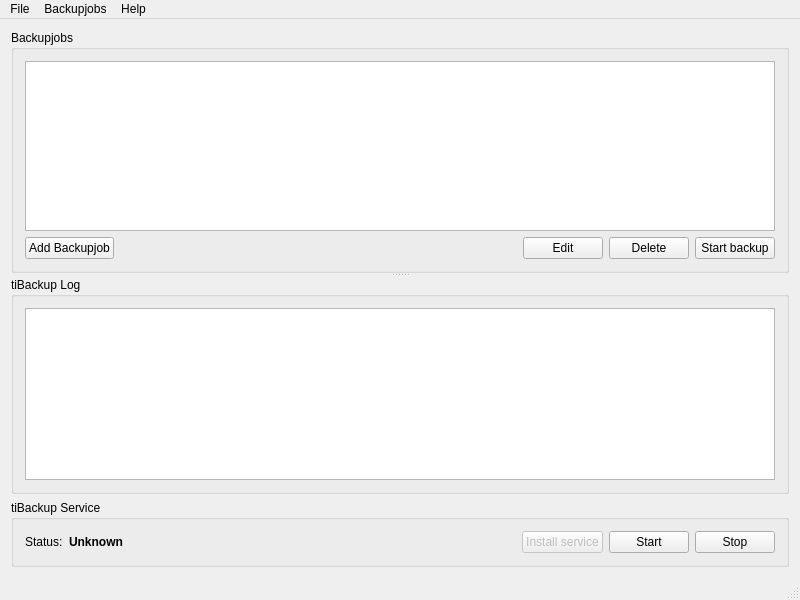
<?xml version="1.0" encoding="UTF-8"?>
<ui version="4.0">
 <class>MainWindow</class>
 <widget class="QMainWindow" name="MainWindow">
  <property name="geometry">
   <rect>
    <x>0</x>
    <y>0</y>
    <width>800</width>
    <height>600</height>
   </rect>
  </property>
  <property name="windowTitle">
   <string>TiBackup</string>
  </property>
  <widget class="QWidget" name="centralWidget">
   <layout class="QVBoxLayout" name="verticalLayout_2">
    <item>
     <widget class="QSplitter" name="splitter">
      <property name="orientation">
       <enum>Qt::Vertical</enum>
      </property>
      <widget class="QGroupBox" name="groupBox">
       <property name="title">
        <string>Backupjobs</string>
       </property>
       <layout class="QVBoxLayout" name="verticalLayout">
        <item>
         <widget class="QTreeView" name="tvAvailBackupJobs">
          <property name="editTriggers">
           <set>QAbstractItemView::NoEditTriggers</set>
          </property>
          <property name="indentation">
           <number>5</number>
          </property>
          <property name="rootIsDecorated">
           <bool>false</bool>
          </property>
         </widget>
        </item>
        <item>
         <layout class="QHBoxLayout" name="horizontalLayout_2">
          <item>
           <widget class="QPushButton" name="btnAddBackup">
            <property name="text">
             <string>Add Backupjob</string>
            </property>
           </widget>
          </item>
          <item>
           <spacer name="horizontalSpacer_3">
            <property name="orientation">
             <enum>Qt::Horizontal</enum>
            </property>
            <property name="sizeHint" stdset="0">
             <size>
              <width>40</width>
              <height>20</height>
             </size>
            </property>
           </spacer>
          </item>
          <item>
           <widget class="QPushButton" name="btnBackupJobEdit">
            <property name="text">
             <string>Edit</string>
            </property>
           </widget>
          </item>
          <item>
           <widget class="QPushButton" name="btnBackupJobDelete">
            <property name="text">
             <string>Delete</string>
            </property>
           </widget>
          </item>
          <item>
           <widget class="QPushButton" name="btnStartManualBackup">
            <property name="text">
             <string>Start backup</string>
            </property>
           </widget>
          </item>
         </layout>
        </item>
       </layout>
      </widget>
      <widget class="QGroupBox" name="groupBox_3">
       <property name="title">
        <string>tiBackup Log</string>
       </property>
       <layout class="QVBoxLayout" name="verticalLayout_4">
        <item>
         <widget class="QPlainTextEdit" name="teTibackupLog"/>
        </item>
       </layout>
      </widget>
     </widget>
    </item>
    <item>
     <widget class="QGroupBox" name="groupBox_2">
      <property name="title">
       <string>tiBackup Service</string>
      </property>
      <layout class="QVBoxLayout" name="verticalLayout_3">
       <item>
        <layout class="QHBoxLayout" name="horizontalLayout">
         <item>
          <layout class="QHBoxLayout" name="horizontalLayout_3">
           <item>
            <widget class="QLabel" name="label_2">
             <property name="text">
              <string>Status:</string>
             </property>
            </widget>
           </item>
           <item>
            <widget class="QLabel" name="lblServiceStatus">
             <property name="font">
              <font>
               <weight>75</weight>
               <bold>true</bold>
              </font>
             </property>
             <property name="text">
              <string>Unknown</string>
             </property>
            </widget>
           </item>
           <item>
            <spacer name="horizontalSpacer">
             <property name="orientation">
              <enum>Qt::Horizontal</enum>
             </property>
             <property name="sizeHint" stdset="0">
              <size>
               <width>40</width>
               <height>20</height>
              </size>
             </property>
            </spacer>
           </item>
           <item>
            <widget class="QPushButton" name="btnServiceInstall">
             <property name="enabled">
              <bool>false</bool>
             </property>
             <property name="text">
              <string>Install service</string>
             </property>
             <property name="checkable">
              <bool>false</bool>
             </property>
            </widget>
           </item>
           <item>
            <widget class="QPushButton" name="btnServiceStart">
             <property name="text">
              <string>Start</string>
             </property>
            </widget>
           </item>
           <item>
            <widget class="QPushButton" name="btnServiceStop">
             <property name="text">
              <string>Stop</string>
             </property>
            </widget>
           </item>
          </layout>
         </item>
        </layout>
       </item>
      </layout>
     </widget>
    </item>
   </layout>
  </widget>
  <widget class="QMenuBar" name="menuBar">
   <property name="geometry">
    <rect>
     <x>0</x>
     <y>0</y>
     <width>800</width>
     <height>23</height>
    </rect>
   </property>
   <widget class="QMenu" name="menuFile">
    <property name="title">
     <string>File</string>
    </property>
    <addaction name="actionPreferences"/>
    <addaction name="actionPBSManager"/>
    <addaction name="separator"/>
    <addaction name="actionQuit"/>
   </widget>
   <widget class="QMenu" name="menuBackupjobs">
    <property name="title">
     <string>Backupjobs</string>
    </property>
    <addaction name="actionAddBackupjob"/>
   </widget>
   <widget class="QMenu" name="menuHilfe">
    <property name="title">
     <string>Help</string>
    </property>
    <addaction name="actionAbout"/>
   </widget>
   <addaction name="menuFile"/>
   <addaction name="menuBackupjobs"/>
   <addaction name="menuHilfe"/>
  </widget>
  <widget class="QStatusBar" name="statusBar"/>
  <action name="actionQuit">
   <property name="text">
    <string>Exit</string>
   </property>
  </action>
  <action name="actionAddBackupjob">
   <property name="text">
    <string>Add...</string>
   </property>
  </action>
  <action name="actionAbout">
   <property name="text">
    <string>About tiBackup</string>
   </property>
  </action>
  <action name="actionPreferences">
   <property name="text">
    <string>Preferences</string>
   </property>
  </action>
  <action name="actionPBSManager">
   <property name="text">
    <string>PBS-Manager</string>
   </property>
  </action>
 </widget>
 <layoutdefault spacing="6" margin="11"/>
 <resources/>
 <connections>
  <connection>
   <sender>actionQuit</sender>
   <signal>triggered()</signal>
   <receiver>MainWindow</receiver>
   <slot>close()</slot>
   <hints>
    <hint type="sourcelabel">
     <x>-1</x>
     <y>-1</y>
    </hint>
    <hint type="destinationlabel">
     <x>199</x>
     <y>149</y>
    </hint>
   </hints>
  </connection>
 </connections>
</ui>
